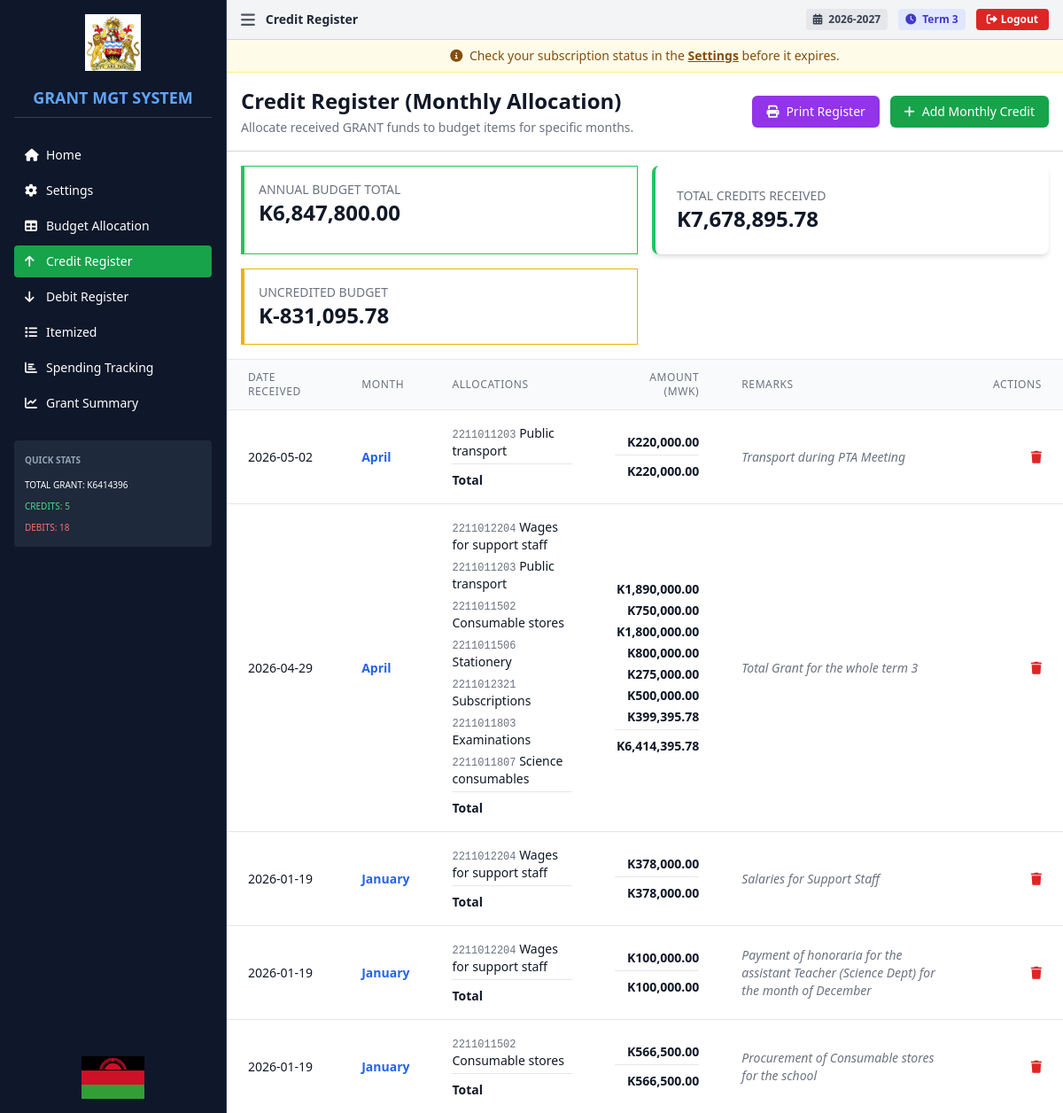
Screenshot of /credits (signed in) with the database file from the repository.
### tables this page shows
CREATE TABLE term_settings (
                id INTEGER PRIMARY KEY AUTOINCREMENT,
                school_id INTEGER NOT NULL,
                current_academic_year TEXT NOT NULL,
                current_term TEXT NOT NULL,
                updated_at DATETIME DEFAULT CURRENT_TIMESTAMP,
                FOREIGN KEY (school_id) REFERENCES schools(id),
                UNIQUE(school_id)
            );

CREATE TABLE credits (
                id INTEGER PRIMARY KEY AUTOINCREMENT,
                school_id INTEGER NOT NULL,
                financial_year TEXT NOT NULL,
                date_received DATE NOT NULL,
                month TEXT NOT NULL,
                line_items TEXT NOT NULL,
                remarks TEXT,
                created_at DATETIME DEFAULT CURRENT_TIMESTAMP, academic_year TEXT, term TEXT,
                FOREIGN KEY (school_id) REFERENCES schools(id)
            );

CREATE TABLE budget_items (
                id INTEGER PRIMARY KEY AUTOINCREMENT,
                school_id INTEGER NOT NULL,
                financial_year TEXT NOT NULL,
                template_row_id INTEGER NOT NULL,
                item_key TEXT NOT NULL,
                pow_no INTEGER,
                pow_name TEXT,
                sub_activity TEXT,
                sub_item_description TEXT,
                code TEXT,
                total_allocation REAL DEFAULT 0,
                monthly_allocations TEXT,
                created_at DATETIME DEFAULT CURRENT_TIMESTAMP, academic_year TEXT, term TEXT,
                FOREIGN KEY (school_id) REFERENCES schools(id),
                UNIQUE(school_id, financial_year, template_row_id)
            );

### app.py (the view)
@app.route('/credits')
@app.route('/creditregister')
@app.route('/credit-register')
@require_login
def credits():
    academic_year = get_academic_year()
    term = get_term()
    budget = get_budget(academic_year, term)
    credits = get_credits(academic_year, term) or []
    debits = get_debits(academic_year, term) or []
    total_grant = get_total_grant(academic_year, term)
    settings = get_settings()
    total_credits_amount = 0.0
    for c in credits:
        if isinstance(c, dict):
            line_items = c.get('lineItems', [])
            for item in line_items:
                if isinstance(item, dict):
                    amt = item.get('amount', 0)
                    if amt:
                        try:
                            total_credits_amount += float(amt)
                        except (ValueError, TypeError):
                            pass
    return render_template('credits.html',
                      budget=budget,
                      credits=credits,
                      debits=debits,
                      total_credits_amount=total_credits_amount,
                      total_grant=total_grant,
                      academic_year=academic_year,
                      term=term,
                      settings=settings,
                      current_page='credits')

### templates/credits.html (shortened to what this page needs)
{% extends "base.html" %}
{% block title %}Credit Register{% endblock %}
{% block content %}
<div class="max-w-full">
    <div class="bg-white p-4 border-b border-gray-300">
        <div class="flex justify-between items-center">
            <div>
                <h2 class="text-2xl font-bold text-gray-900">Credit Register (Monthly Allocation)</h2>
                <p class="text-gray-500 text-sm mt-1">Allocate received GRANT funds to budget items for specific months.
                </p>
            </div>
            <div class="space-x-2 no-print">
                <button onclick="printPage('Credit Register')"
                    class="bg-purple-600 hover:bg-purple-700 text-white px-4 py-2 rounded-md">
                    <i class="fas fa-print mr-2"></i>Print Register
                </button>
                <button onclick="showAddCreditModal()"
                    class="bg-green-600 hover:bg-green-700 text-white px-4 py-2 rounded-md">
                    <i class="fas fa-plus mr-2"></i>Add Monthly Credit
                </button>
            </div>
        </div>
    </div>
    <div class="grid grid-cols-1 md:grid-cols-2 gap-4 my-4 px-4">
        <div class="bg-white p-4 border-l-4 border-green-500 border border-gray-200">
            <h3 class="text-sm font-medium text-gray-500 uppercase">Annual Budget Total</h3>
            <p class="text-2xl font-bold text-gray-900">K{{
                "{:,.2f}".format(budget['items']|sum(attribute='totalAllocation') if budget else 0) }}</p>
        </div>
        <div class="bg-white rounded-lg shadow-md p-6 border-l-4 border-green-500">
            <h3 class="text-sm font-medium text-gray-500 uppercase">Total Credits Received</h3>
            <p class="text-2xl font-bold text-gray-900">K{{ "{:,.2f}".format(total_credits_amount) }}</p>
        </div>
        <div class="bg-white p-4 border-l-4 border-yellow-500 border border-gray-200">
            <h3 class="text-sm font-medium text-gray-500 uppercase">Uncredited Budget</h3>
            <p class="text-2xl font-bold text-gray-900">K{{
                "{:,.2f}".format((budget['items']|sum(attribute='totalAllocation') if budget else 0) -
                total_credits_amount) }}
            </p>
        </div>
    </div>
    <div class="bg-white border-t border-gray-200" id="creditsTable">
        <div class="overflow-x-auto">
            <table class="min-w-full divide-y divide-gray-200">
                <thead class="bg-gray-50">
                    <tr>
                        <th class="px-6 py-3 text-left text-xs font-medium text-gray-500 uppercase tracking-wider">Date
                            Received</th>
                        <th class="px-6 py-3 text-left text-xs font-medium text-gray-500 uppercase tracking-wider">Month
                        </th>
                        <th class="px-6 py-3 text-left text-xs font-medium text-gray-500 uppercase tracking-wider">
                            Allocations</th>
                        <th class="px-6 py-3 text-right text-xs font-medium text-gray-500 uppercase tracking-wider">
                            Amount (MWK)</th>
                        <th class="px-6 py-3 text-left text-xs font-medium text-gray-500 uppercase tracking-wider">
                            Remarks</th>
                        <th class="px-6 py-3 text-right text-xs font-medium text-gray-500 uppercase tracking-wider">
                            Actions</th>
                    </tr>
                </thead>
                <tbody class="bg-white divide-y divide-gray-200">
                    {% if credits %}
                    {% for credit in credits %}
                    <tr class="hover:bg-gray-50">
                        <td class="px-6 py-4 whitespace-nowrap text-sm text-gray-900">{{ credit.date }}</td>
                        <td class="px-6 py-4 whitespace-nowrap text-sm font-semibold text-blue-600">{{ credit.month }}
                        </td>
                        <td class="px-6 py-4 text-sm text-gray-900">
                            <ul class="space-y-1">
                                {% for item in credit.lineItems %}
                                <li>
                                    <span class="font-mono text-gray-500 text-xs">{{ item.code }}</span>
                                    {{ item.subItemDescription }}
                                </li>
                                {% endfor %}
                                <li class="pt-2 mt-2 border-t border-gray-200 font-bold">Total</li>
                            </ul>
                        </td>
                        <td class="px-6 py-4 text-sm text-gray-900 text-right">
                            <ul class="space-y-1">
                                {% for item in credit.lineItems %}
                                <li>
                                    <span class="font-semibold">K{{ "{:,.2f}".format(item.amount) }}</span>
                                </li>
                                {% endfor %}
                                <li class="pt-2 mt-2 border-t border-gray-200 font-bold text-gray-900">K{{ "{:,.2f}".format(credit.lineItems|sum(attribute='amount')) }}</li>
                            </ul>
                        </td>
                        <td class="px-6 py-4 text-sm text-gray-500 italic">{{ credit.remarks }}</td>
                        <td class="px-6 py-4 whitespace-nowrap text-right text-sm">
                            <button onclick="deleteCredit('{{ credit.id }}')" class="text-red-600 hover:text-red-900">
                                <i class="fas fa-trash"></i>
                            </button>
                        </td>
                    </tr>
                    {% endfor %}
                    {% endif %}
                </tbody>
            </table>
        </div>
    </div>
</div>
{% endblock %}

### templates/base.html (shortened to what this page needs)
<!DOCTYPE html>
<html lang="en">
<head>
    <script src="https://cdn.tailwindcss.com"></script>
    <link rel="stylesheet" href="https://cdnjs.cloudflare.com/ajax/libs/font-awesome/6.0.0/css/all.min.css">
</head>
<body class="bg-gray-50 text-sm">
    <div class="flex h-screen overflow-hidden">
        <aside id="sidebar" class="sidebar w-64 bg-slate-900 text-white flex-shrink-0 border-r border-slate-700">
            <div class="p-4 flex flex-col h-full">
                <div class="flex justify-center mb-4">
                    <img src="{{ url_for('static', filename='images/Malawi Government logo.png') }}"
                        alt="Malawi Government Logo" class="h-16 w-auto object-contain">
                </div>
                <h1 class="text-lg font-bold text-blue-400 mb-6 border-b border-slate-700 pb-2 text-center">GRANT MGT
                    SYSTEM</h1>
                <nav class="space-y-1">
                    <a href="{{ url_for('index') }}"
                        class="flex items-center space-x-2 px-3 py-2 rounded {% if current_page == 'home' %}bg-blue-600{% else %}hover:bg-slate-800{% endif %}">
                        <i class="fas fa-home w-4"></i>
                        <span>Home</span>
                    </a>
                    <a href="{{ url_for('settings') }}"
                        class="flex items-center space-x-2 px-3 py-2 rounded {% if current_page == 'settings' %}bg-blue-600{% else %}hover:bg-slate-800{% endif %}">
                        <i class="fas fa-cog w-4"></i>
                        <span>Settings</span>
                    </a>
                    <a href="{{ url_for('budget') }}"
                        class="flex items-center space-x-2 px-3 py-2 rounded {% if current_page == 'budget' %}bg-blue-600{% else %}hover:bg-slate-800{% endif %}">
                        <i class="fas fa-table w-4"></i>
                        <span>Budget Allocation</span>
                    </a>
                    <a href="{{ url_for('credits') }}"
                        class="flex items-center space-x-2 px-3 py-2 rounded {% if current_page == 'credits' %}bg-green-600{% else %}hover:bg-slate-800{% endif %}">
                        <i class="fas fa-arrow-up w-4"></i>
                        <span>Credit Register</span>
                    </a>
                    <a href="{{ url_for('debits') }}"
                        class="flex items-center space-x-2 px-3 py-2 rounded {% if current_page == 'debits' %}bg-red-600{% else %}hover:bg-slate-800{% endif %}">
                        <i class="fas fa-arrow-down w-4"></i>
                        <span>Debit Register</span>
                    </a>
                    <a href="{{ url_for('itemized') }}"
                        class="flex items-center space-x-2 px-3 py-2 rounded {% if current_page == 'itemized' %}bg-orange-600{% else %}hover:bg-slate-800{% endif %}">
                        <i class="fas fa-list w-4"></i>
                        <span>Itemized</span>
                    </a>
                    <a href="{{ url_for('tracking') }}"
                        class="flex items-center space-x-2 px-3 py-2 rounded {% if current_page == 'tracking' %}bg-purple-600{% else %}hover:bg-slate-800{% endif %}">
                        <i class="fas fa-chart-bar w-4"></i>
                        <span>Spending Tracking</span>
                    </a>
                    <a href="{{ url_for('grant_summary') }}"
                        class="flex items-center space-x-2 px-3 py-2 rounded {% if current_page == 'dashboard' %}bg-blue-600{% else %}hover:bg-slate-800{% endif %}">
                        <i class="fas fa-chart-line w-4"></i>
                        <span>Grant Summary</span>
                    </a>
                </nav>
                {% if budget %}
                <div class="mt-6 p-3 bg-slate-800 rounded">
                    <h3 class="font-semibold mb-2 text-[10px] text-slate-400">QUICK STATS</h3>
                    <div class="space-y-1 text-[10px]">
                        <div>TOTAL GRANT: K{{ "%.0f"|format(budget.totalGrant or 0) }}</div>
                        <div class="text-green-400">CREDITS: {{ credits|length }}</div>
                        <div class="text-red-400">DEBITS: {{ debits|length }}</div>
                    </div>
                </div>
                {% endif %}
                <div class="mt-auto pt-4 flex justify-center">
                    <img src="{{ url_for('static', filename='images/Malawi flag.png') }}" alt="Malawi Flag"
                        class="h-12 w-auto object-contain">
                </div>
            </div>
        </aside>
        <main class="main-content flex-1 overflow-auto bg-white">
            <header class="bg-gray-100 border-b border-gray-300 px-4 py-2">
                <div class="flex items-center justify-between">
                    <div class="flex items-center space-x-3">
                        <button onclick="toggleSidebar()" class="text-gray-600 hover:text-black">
                            <i class="fas fa-bars text-lg"></i>
                        </button>
                        <h2 class="text-sm font-bold text-gray-800">
                            {% block title %}GRANT MANAGEMENT SYSTEM{% endblock %}
                        </h2>
                    </div>
                    <div class="flex items-center space-x-3">
                        <span class="text-xs font-bold text-gray-700 bg-gray-200 px-2 py-1 rounded">
                            <i class="fas fa-calendar-alt mr-1"></i> {{ academic_year }}
                        </span>
                        <span class="text-xs font-bold text-indigo-700 bg-indigo-100 px-2 py-1 rounded">
                            <i class="fas fa-clock mr-1"></i> {{ term }}
                        </span>
                        <button onclick="logout()" class="bg-red-600 hover:bg-red-700 text-white px-3 py-1 rounded text-xs font-semibold transition">
                            <i class="fas fa-sign-out-alt mr-1"></i>Logout
                        </button>
                    </div>
                </div>
            </header>
            <div class="p-0">
                {% if current_page != 'settings' %}
                <div class="subscription-notice bg-yellow-50 border-b border-yellow-200 px-4 py-2 text-center text-sm text-yellow-800">
                    <i class="fas fa-info-circle mr-1"></i>
                    Check your subscription status in the <a href="{{ url_for('settings') }}" class="font-bold underline hover:text-yellow-900">Settings</a> before it expires.
                </div>
                {% endif %}
                {% block content %}{% endblock %}
            </div>
        </main>
    </div>
</body>
</html>

### rows the page displays
term_settings: current_academic_year "2026-2027", current_term "Term 3"
credits: date "2026-05-02", month "April", code "2211011203", subItemDescription "Public transport", amount "220,000.00", lineItems|sum "220,000.00", remarks "Transport during PTA Meeting"
credits: date "2026-04-29", month "April", code "2211012204" "2211011203" "2211011502", subItemDescription "Wages for support staff" "Public transport" "Consumable stores", amount "1,890,000.00" "750,000.00" "1,800,000.00" "800,000.00" "275,000.00" "500,000.00" "399,395.78", lineItems|sum "6,414,395.78", remarks "Total Grant for the whole term 3"
budget_items: code "2211011506", subItemDescription "Stationery"
budget_items: code "2211012321", subItemDescription "Subscriptions"
budget_items: code "2211011803", subItemDescription "Examinations"
budget_items: code "2211011807", subItemDescription "Science consumables"
credits: date "2026-01-19", month "January", code "2211012204", subItemDescription "Wages for support staff", amount "378,000.00", lineItems|sum "378,000.00", remarks "Salaries for Support Staff"
credits: date "2026-01-19", month "January", code "2211012204", subItemDescription "Wages for support staff", amount "100,000.00", lineItems|sum "100,000.00", remarks "Payment of honoraria for the assistant Teacher (Science Dept) for the month of December"
credits: date "2026-01-19", month "January", code "2211011502", subItemDescription "Consumable stores", amount "566,500.00", lineItems|sum "566,500.00", remarks "Procurement of Consumable stores for the school"

### other values shown
{{ "%.0f"|format(budget.totalGrant or 0) }} "6414396"
{{ credits|length }} "5"
{{ debits|length }} "18"
{{ "{:,.2f}".format(total_credits_amount) }} "7,678,895.78"
